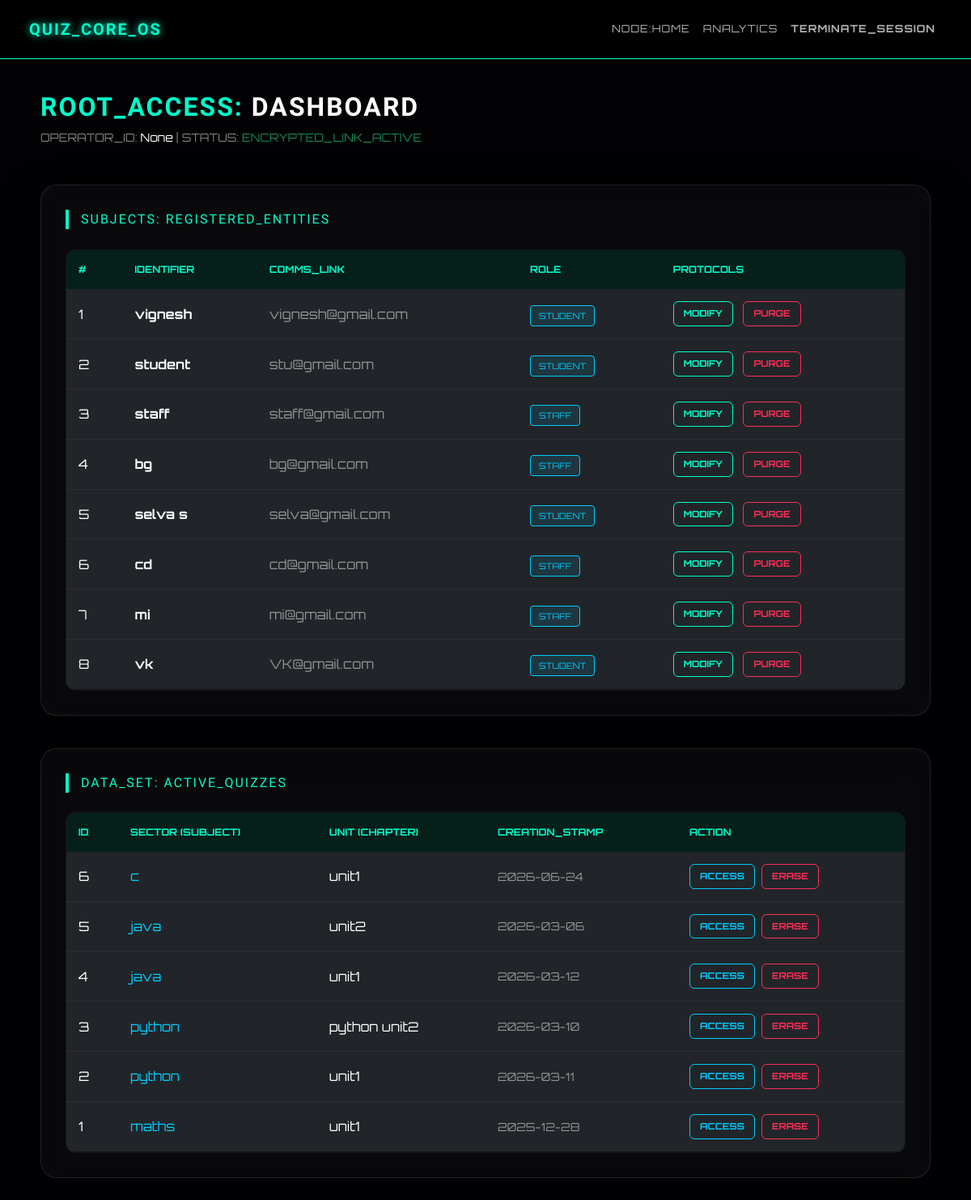
Screenshot of /admin/dashboard (signed in) with the database file from the repository.
### controller/models.py (models this page shows)
class User(db.Model):
    __tablename__ = "users"   # 👈 this is important
    id = db.Column(db.Integer, primary_key=True)
    username = db.Column(db.String(150))
    email = db.Column(db.String(150), unique=True)
    password = db.Column(db.String(255))
    roles = db.relationship("UserRole", backref="user", cascade="all, delete-orphan")
    staff = db.relationship("Staff", backref="user", uselist=False, cascade="all, delete-orphan")
    student = db.relationship("Student", backref="user", uselist=False, cascade="all, delete-orphan")

class Quiz(db.Model):
    __tablename__ = "quizzes"
    id = db.Column(db.Integer, primary_key=True)
    subject = db.Column(db.String(100), nullable=False)
    chapter = db.Column(db.String(100), nullable=False)
    date = db.Column(db.Date, nullable=False)          # quiz date
    duration = db.Column(db.Integer, nullable=False)  # minutes
    created_at = db.Column(db.DateTime, default=datetime.utcnow)
    questions = db.relationship("Question", backref="quiz", cascade="all, delete-orphan")

### main.py (the view)
@app.route("/admin/dashboard")
def admin_dashboard():
    if session.get("role") != "admin":
        return redirect(url_for("login"))
    page = request.args.get("page", 1, type=int)
    users = User.query.paginate(
        page=page,
        per_page=10,
        error_out=False
    )
    quizzes = (
        Quiz.query
        .order_by(Quiz.created_at.desc())
        .paginate(page=page, per_page=10, error_out=False)
    )
    return render_template(
        "admin_dashboard.html",
        username=session.get("username"),
        users=users,
        quizzes=quizzes
    )

### templates/admin_dashboard.html (shortened to what this page needs)
<!DOCTYPE html>
<html lang="en">
<head>
    <link href="https://cdn.jsdelivr.net/npm/bootstrap@5.3.2/dist/css/bootstrap.min.css" rel="stylesheet">
</head>
<body>
<nav class="navbar navbar-expand-lg navbar-custom px-4 sticky-top">
    <div class="container-fluid">
        <a class="navbar-brand" href="{{ url_for('home') }}">QUIZ_CORE_OS</a>
        <div class="collapse navbar-collapse" id="navbarNav">
            <ul class="navbar-nav ms-auto">
                <li class="nav-item"><a class="nav-link" href="{{ url_for('home') }}">NODE:HOME</a></li>
                <li class="nav-item"><a class="nav-link" href="{{ url_for('admin_summary') }}">ANALYTICS</a></li>
                <li class="nav-item"><a class="nav-link text-danger fw-bold" href="{{ url_for('logout') }}">TERMINATE_SESSION</a></li>
            </ul>
        </div>
    </div>
</nav>
<div class="admin-wrap container">
    <div class="mb-5">
        <h2 style="font-family: 'Syncopate'; font-weight: 700; letter-spacing: 2px;">
            <span style="color: var(--neon-main);">ROOT_ACCESS:</span> DASHBOARD
        </h2>
        <p class="text-white-50 small">OPERATOR_ID: <span class="text-white">{{ username }}</span> | STATUS: <span class="text-success">ENCRYPTED_LINK_ACTIVE</span></p>
    </div>
    <div class="section-card">
        <div class="section-title">SUBJECTS: REGISTERED_ENTITIES</div>
        <div class="table-responsive table-custom-container">
            <table class="table table-dark table-dark-cyber">
                <thead>
                    <tr><th>#</th><th>IDENTIFIER</th><th>COMMS_LINK</th><th>ROLE</th><th>PROTOCOLS</th></tr>
                </thead>
                <tbody>
                    {% for s in users.items %}
                    <tr>
                        <td>{{ loop.index }}</td>
                        <td class="fw-bold">{{ s.username }}</td>
                        <td class="text-white-50">{{ s.email }}</td>
                        <td>
    <span class="badge-cyber">
        {% if s.staff %}
            STAFF
        {% elif s.student %}
            STUDENT
        {% else %}
            USER
        {% endif %}
    </span>
</td>
                        <td>
                            <button class="btn btn-cyber me-2" onclick="openEditModal('{{ s.id }}','{{ s.username }}','{{ s.email }}')">MODIFY</button>
                            <a href="{{ url_for('admin_delete_user', user_id=s.id) }}" class="btn btn-cyber btn-purge" onclick="return confirm('ERASE ENTITY PERMANENTLY?')">PURGE</a>
                        </td>
                    </tr>
                    {% else %}
                    <tr><td colspan="5" class="text-center text-muted">NO ENTITIES REGISTERED</td></tr>
                    {% endfor %}
                </tbody>
            </table>
        </div>
    </div>
    <div class="section-card">
        <div class="d-flex justify-content-between align-items-center mb-4">
            <div class="section-title mb-0">DATA_SET: ACTIVE_QUIZZES</div>
        </div>
        <div class="table-responsive table-custom-container">
            <table class="table table-dark table-dark-cyber">
                <thead>
                    <tr><th>ID</th><th>SECTOR (SUBJECT)</th><th>UNIT (CHAPTER)</th><th>CREATION_STAMP</th><th>ACTION</th></tr>
                </thead>
                <tbody>
                    {% for q in quizzes.items %}
                    <tr>
                        <td>{{ q.id }}</td>
                        <td><span style="color: var(--neon-alt);">{{ q.subject }}</span></td>
                        <td>{{ q.chapter }}</td>
                        <td class="text-white-50 small">{{ q.date }}</td>
                        <td>
                            <div class="d-flex">
                                <a href="{{ url_for('view_quiz', quiz_id=q.id) }}" class="btn btn-cyber me-2" style="border-color: var(--neon-alt); color: var(--neon-alt);">ACCESS</a>
                                <a href="{{ url_for('delete_quiz', quiz_id=q.id) }}" class="btn btn-cyber btn-purge" onclick="return confirm('DELETE QUIZ DATA?')">ERASE</a>
                            </div>
                        </td>
                    </tr>
                    {% else %}
                    <tr><td colspan="5" class="text-center text-muted">NO QUIZ DATA DETECTED</td></tr>
                    {% endfor %}
                </tbody>
            </table>
        </div>
    </div>
</div>
</body>
</html>

### templates/admin_dashboard.html (style rules this page uses)
:root { --neon-main: #00ffcc; --neon-alt: #00ccff; --neon-danger: #ff2d55; --dark-core: #020205; }
body, html { min-height: 100%; margin: 0; background-color: var(--dark-core); font-family: 'Orbitron', sans-serif; color: white; overflow-x: hidden; }
.navbar-custom { background: rgba(0, 0, 0, 0.8); backdrop-filter: blur(15px); border-bottom: 1px solid var(--neon-main); padding: 1rem 2rem; }
.navbar-brand { font-family: 'Syncopate', sans-serif; font-weight: 700; color: var(--neon-main) !important; text-shadow: 0 0 10px var(--neon-main); letter-spacing: 2px; }
.nav-link { color: rgba(255,255,255,0.7) !important; font-size: 0.8rem; letter-spacing: 1px; transition: 0.3s; }
.admin-wrap { padding: 40px 20px; }
.section-card { background: rgba(255, 255, 255, 0.03); backdrop-filter: blur(25px); border: 1px solid rgba(255, 255, 255, 0.1); border-radius: 20px; padding: 30px; margin-bottom: 40px; box-shadow: 0 20px 50px rgba(0, 0, 0, 0.5); }
.section-title { font-family: 'Syncopate', sans-serif; font-size: 1rem; color: var(--neon-main); margin-bottom: 25px; border-left: 4px solid var(--neon-main); padding-left: 15px; letter-spacing: 2px; }
.table-custom-container { border-radius: 12px; overflow: hidden; border: 1px solid rgba(255, 255, 255, 0.05); }
.table-dark-cyber { margin-bottom: 0; background: rgba(0, 0, 0, 0.4) !important; color: #ddd; }
.table-dark-cyber th { background: rgba(0, 255, 204, 0.1) !important; color: var(--neon-main); text-transform: uppercase; font-size: 0.75rem; padding: 15px; border: none; }
.table-dark-cyber td { border-color: rgba(255, 255, 255, 0.05); padding: 15px; vertical-align: middle; }
.btn-cyber { font-size: 0.7rem; font-weight: 700; border: 1px solid var(--neon-main); color: var(--neon-main); background: transparent; transition: 0.3s; text-transform: uppercase; }
.btn-purge { border-color: var(--neon-danger); color: var(--neon-danger); }
.badge-cyber { padding: 5px 10px; border-radius: 4px; font-size: 0.65rem; background: rgba(0, 204, 255, 0.1); color: var(--neon-alt); border: 1px solid var(--neon-alt); }

### rows the page displays
User: username "vignesh", email "vignesh@gmail.com", shows "STUDENT"
User: username "student", email "stu@gmail.com", shows "STUDENT"
User: username "staff", email "staff@gmail.com", shows "STAFF"
User: username "bg", email "bg@gmail.com", shows "STAFF"
User: username "selva s", email "selva@gmail.com", shows "STUDENT"
User: username "cd", email "cd@gmail.com", shows "STAFF"
User: username "mi", email "mi@gmail.com", shows "STAFF"
User: username "vk", email "VK@gmail.com", shows "STUDENT"
Quiz: id "6", subject "c", chapter "unit1", date "2026-06-24"
Quiz: id "5", subject "java", chapter "unit2", date "2026-03-06"
Quiz: id "4", subject "java", chapter "unit1", date "2026-03-12"
Quiz: id "3", subject "python", chapter "python unit2", date "2026-03-10"
Quiz: id "2", subject "python", chapter "unit1", date "2026-03-11"
Quiz: id "1", subject "maths", chapter "unit1", date "2025-12-28"

### other values shown
{{ username }} "None"
